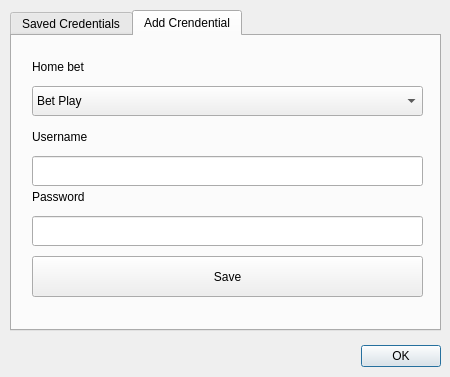
<?xml version="1.0" encoding="UTF-8"?>
<ui version="4.0">
 <class>Credentials</class>
 <widget class="QDialog" name="Credentials">
  <property name="geometry">
   <rect>
    <x>0</x>
    <y>0</y>
    <width>450</width>
    <height>377</height>
   </rect>
  </property>
  <property name="minimumSize">
   <size>
    <width>450</width>
    <height>377</height>
   </size>
  </property>
  <property name="maximumSize">
   <size>
    <width>450</width>
    <height>377</height>
   </size>
  </property>
  <property name="windowTitle">
   <string>Credentials</string>
  </property>
  <widget class="QDialogButtonBox" name="btn_dialog">
   <property name="geometry">
    <rect>
     <x>270</x>
     <y>340</y>
     <width>171</width>
     <height>32</height>
    </rect>
   </property>
   <property name="orientation">
    <enum>Qt::Horizontal</enum>
   </property>
   <property name="standardButtons">
    <set>QDialogButtonBox::Ok</set>
   </property>
  </widget>
  <widget class="QTabWidget" name="tab_credentials">
   <property name="geometry">
    <rect>
     <x>10</x>
     <y>10</y>
     <width>431</width>
     <height>321</height>
    </rect>
   </property>
   <property name="tabPosition">
    <enum>QTabWidget::North</enum>
   </property>
   <property name="tabShape">
    <enum>QTabWidget::Rounded</enum>
   </property>
   <property name="currentIndex">
    <number>1</number>
   </property>
   <widget class="QWidget" name="tab">
    <attribute name="title">
     <string>Saved Credentials</string>
    </attribute>
    <widget class="QListWidget" name="lst_credentials_home_bet">
     <property name="geometry">
      <rect>
       <x>120</x>
       <y>20</y>
       <width>291</width>
       <height>231</height>
      </rect>
     </property>
     <item>
      <property name="text">
       <string>BetPlay</string>
      </property>
     </item>
     <item>
      <property name="text">
       <string>Otro</string>
      </property>
     </item>
    </widget>
    <widget class="QPushButton" name="btn_remove">
     <property name="geometry">
      <rect>
       <x>8</x>
       <y>80</y>
       <width>101</width>
       <height>31</height>
      </rect>
     </property>
     <property name="text">
      <string>Remove</string>
     </property>
    </widget>
    <widget class="QPushButton" name="btn_remove_all">
     <property name="geometry">
      <rect>
       <x>8</x>
       <y>120</y>
       <width>101</width>
       <height>31</height>
      </rect>
     </property>
     <property name="text">
      <string>Remove All</string>
     </property>
    </widget>
   </widget>
   <widget class="QWidget" name="page_crendential">
    <attribute name="title">
     <string>Add Crendential</string>
    </attribute>
    <widget class="QLabel" name="label_4">
     <property name="geometry">
      <rect>
       <x>20</x>
       <y>150</y>
       <width>341</width>
       <height>22</height>
      </rect>
     </property>
     <property name="minimumSize">
      <size>
       <width>0</width>
       <height>22</height>
      </size>
     </property>
     <property name="maximumSize">
      <size>
       <width>16777215</width>
       <height>22</height>
      </size>
     </property>
     <property name="text">
      <string>Password</string>
     </property>
    </widget>
    <widget class="QLabel" name="label_3">
     <property name="geometry">
      <rect>
       <x>20</x>
       <y>90</y>
       <width>341</width>
       <height>22</height>
      </rect>
     </property>
     <property name="minimumSize">
      <size>
       <width>0</width>
       <height>22</height>
      </size>
     </property>
     <property name="maximumSize">
      <size>
       <width>16777215</width>
       <height>22</height>
      </size>
     </property>
     <property name="text">
      <string>Username</string>
     </property>
    </widget>
    <widget class="QLineEdit" name="txt_username">
     <property name="geometry">
      <rect>
       <x>20</x>
       <y>120</y>
       <width>391</width>
       <height>30</height>
      </rect>
     </property>
     <property name="minimumSize">
      <size>
       <width>0</width>
       <height>30</height>
      </size>
     </property>
     <property name="maximumSize">
      <size>
       <width>16777215</width>
       <height>30</height>
      </size>
     </property>
     <property name="inputMethodHints">
      <set>Qt::ImhDigitsOnly</set>
     </property>
     <property name="maxLength">
      <number>-1</number>
     </property>
    </widget>
    <widget class="QComboBox" name="cmb_home_bet">
     <property name="geometry">
      <rect>
       <x>20</x>
       <y>50</y>
       <width>391</width>
       <height>30</height>
      </rect>
     </property>
     <property name="minimumSize">
      <size>
       <width>0</width>
       <height>30</height>
      </size>
     </property>
     <property name="maximumSize">
      <size>
       <width>16777215</width>
       <height>30</height>
      </size>
     </property>
     <property name="layoutDirection">
      <enum>Qt::LeftToRight</enum>
     </property>
     <property name="autoFillBackground">
      <bool>false</bool>
     </property>
     <item>
      <property name="text">
       <string>Bet Play</string>
      </property>
     </item>
     <item>
      <property name="text">
       <string>One win</string>
      </property>
     </item>
     <item>
      <property name="text">
       <string>Demo</string>
      </property>
     </item>
     <item>
      <property name="text">
       <string>Rivalo</string>
      </property>
     </item>
    </widget>
    <widget class="QPushButton" name="btn_save">
     <property name="geometry">
      <rect>
       <x>20</x>
       <y>220</y>
       <width>391</width>
       <height>41</height>
      </rect>
     </property>
     <property name="minimumSize">
      <size>
       <width>0</width>
       <height>30</height>
      </size>
     </property>
     <property name="maximumSize">
      <size>
       <width>16777215</width>
       <height>300</height>
      </size>
     </property>
     <property name="cursor">
      <cursorShape>PointingHandCursor</cursorShape>
     </property>
     <property name="text">
      <string>Save</string>
     </property>
    </widget>
    <widget class="QLabel" name="label">
     <property name="geometry">
      <rect>
       <x>20</x>
       <y>20</y>
       <width>341</width>
       <height>22</height>
      </rect>
     </property>
     <property name="minimumSize">
      <size>
       <width>0</width>
       <height>22</height>
      </size>
     </property>
     <property name="maximumSize">
      <size>
       <width>16777215</width>
       <height>22</height>
      </size>
     </property>
     <property name="text">
      <string>Home bet</string>
     </property>
    </widget>
    <widget class="QLineEdit" name="txt_password">
     <property name="geometry">
      <rect>
       <x>20</x>
       <y>180</y>
       <width>391</width>
       <height>30</height>
      </rect>
     </property>
     <property name="minimumSize">
      <size>
       <width>0</width>
       <height>30</height>
      </size>
     </property>
     <property name="maximumSize">
      <size>
       <width>16777215</width>
       <height>30</height>
      </size>
     </property>
     <property name="inputMethodHints">
      <set>Qt::ImhDigitsOnly|Qt::ImhHiddenText|Qt::ImhNoAutoUppercase|Qt::ImhNoPredictiveText|Qt::ImhSensitiveData</set>
     </property>
     <property name="maxLength">
      <number>-1</number>
     </property>
     <property name="echoMode">
      <enum>QLineEdit::Password</enum>
     </property>
    </widget>
   </widget>
  </widget>
 </widget>
 <tabstops>
  <tabstop>tab_credentials</tabstop>
  <tabstop>lst_credentials_home_bet</tabstop>
  <tabstop>btn_remove</tabstop>
  <tabstop>btn_remove_all</tabstop>
  <tabstop>cmb_home_bet</tabstop>
  <tabstop>txt_username</tabstop>
  <tabstop>txt_password</tabstop>
  <tabstop>btn_save</tabstop>
 </tabstops>
 <resources/>
 <connections>
  <connection>
   <sender>btn_dialog</sender>
   <signal>accepted()</signal>
   <receiver>Credentials</receiver>
   <slot>accept()</slot>
   <hints>
    <hint type="sourcelabel">
     <x>248</x>
     <y>254</y>
    </hint>
    <hint type="destinationlabel">
     <x>157</x>
     <y>274</y>
    </hint>
   </hints>
  </connection>
  <connection>
   <sender>btn_dialog</sender>
   <signal>rejected()</signal>
   <receiver>Credentials</receiver>
   <slot>reject()</slot>
   <hints>
    <hint type="sourcelabel">
     <x>316</x>
     <y>260</y>
    </hint>
    <hint type="destinationlabel">
     <x>286</x>
     <y>274</y>
    </hint>
   </hints>
  </connection>
 </connections>
</ui>
